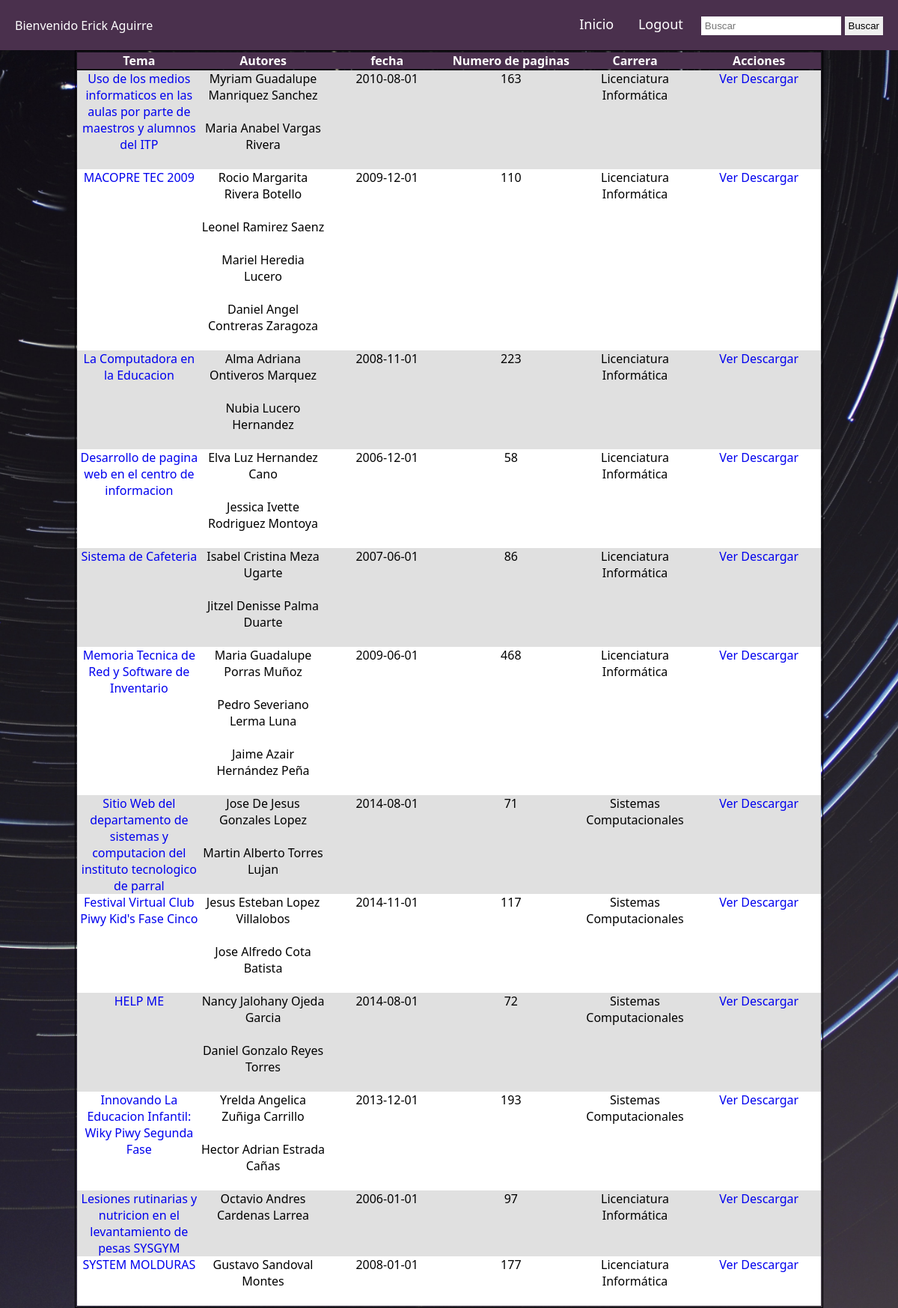
The app's page /index.php (signed in) with its own data.
### tables this page shows
CREATE TABLE `residencias` (
  `idResidencia` int(11) NOT NULL,
  `carrera_id` int(11) NOT NULL,
  `tema` varchar(255) NOT NULL,
  `fecha` date NOT NULL,
  `numPaginas` int(11) NOT NULL,
  `link` varchar(33) NOT NULL
);

CREATE TABLE `autor` (
  `id` int(11) NOT NULL,
  `residencias_id` int(11) NOT NULL,
  `nombre` varchar(45) NOT NULL,
  `apellido` varchar(45) NOT NULL,
  `numControl` varchar(45) NOT NULL
);

CREATE TABLE `carrera` (
  `id` int(11) NOT NULL,
  `nombre` varchar(45) NOT NULL
);

### index.php (the view, shortened to what this page needs)
<?php include("includes/db.php"); ?>
<?php
    if(isset($_SESSION['email'])){
        include("includes/header.php");?>
            <nav class="navbar">
                <div class="logo">Bienvenido <?php echo $_SESSION['name'] ?></div>
                <div class="menus">
                    <ul>
                        <div class="buscar-container">
                            <form action="buscar.php" method="GET">
                                <input type="text" placeholder="Buscar" name="search_query">
                                <button type="submit">Buscar</button>
                            </form>
                        </div>
                        <li><a href="#">Inicio</a></li>
                        <li><a href="logout.php">Logout</a></li>
                    </ul>
                </div>
            </nav>
            <div class="contenido">
                <table class="tabla">
                    <thead>
                        <th>Tema</th>
                        <th>Autores</th>
                        <th>fecha</th>
                        <th>Numero de paginas</th>
                        <th>Carrera</th>
                        <th>Acciones</th>
                    </thead>
                    <tbody>
                    <?php
                        $query = "SELECT * FROM residencias JOIN carrera ON (residencias.carrera_id = carrera.id)";
                        $result_task = mysqli_query($conn, $query);
                        while($row = mysqli_fetch_array($result_task)){ ?>
                            <tr>
                                <td><a href="https://drive.google.com/file/d/<?php echo $row['link'] ?>/view" target="_blank"><?php echo $row['tema'] ?></a></td>
                                <td>
                                    <?php
                                        $autores = $row['idResidencia'];
                                        $autoresSanitized = mysqli_real_escape_string($conn, $autores);
                                        $bdaut = "SELECT * FROM residencias JOIN autor ON(residencias.idResidencia = autor.residencias_id) where residencias.idResidencia = $autoresSanitized";
                                        $resul = mysqli_query($conn, $bdaut);
                                        while($rowAutor = mysqli_fetch_array($resul)){
                                            echo $rowAutor['nombre']." ".$rowAutor['apellido']."<br><br>";
                                        }
                                    ?>
                                </td>
                                <td><?php echo $row['fecha'] ?></td>
                                <td><?php echo $row['numPaginas'] ?></td>
                                <td><?php echo $row['nombre'] ?></td>
                                <td>
                                    <a href="https://drive.google.com/file/d/<?php echo $row['link'] ?>/view" target="_blank">Ver</a>
                                    <a href="https://drive.google.com/uc?export=download&id=<?php echo $row['link'] ?>" target="_blank">Descargar</a>
                                </td>
                            </tr>
                        <?php } ?>
                    </tbody>
                </table>
            </div>
        <?php include("includes/footer.php");
    } ?>

### estilos/main.css (style rules this page uses)
* { margin: 0; padding: 0; box-sizing: border-box; }
body { font-family: 'Segoe UI', Tahoma, Geneva, Verdana, sans-serif; background-image: url("../images/background.jpg"); background-size: cover; background-repeat: no-repeat; background-position: center; background-attachment: fixed; }
a { text-decoration: none; }
li { list-style: none; display: inline; }
.navbar { display: flex; align-items: center; justify-content: space-between; padding: 20px; background-color: #4a304d; color: #fff; }
.menus { display: flex; gap: 1em; font-size: 18px; }
.menus li { padding: 5px 14px; }
.menus li a { color: #fff; }
.menus .buscar-container { display: block; float: right; margin-left: 10px; }
.menus .buscar-container button { padding: 5px; border: none; cursor: pointer; }
.menus input[type=text] { border: none; padding: 5px; }
.contenido { max-width: 1000px; margin-right:auto; margin-left:auto; display:flex; justify-content:center; align-items:center; min-height:100vh; }
.tabla { width:100%; border:1px solid }
th { display:flex; width:100%; background:#4a304d; padding:0; color:white; text-decoration: none; position:relative; display:inline-block; }
tr { display:flex; width:100%; padding:0; background: #fff; }
tr:nth-of-type(odd) { background: rgb(224, 224, 224); }
td { flex: 1 1 20%; text-align:center; }

### records on screen
residencias: tema "Uso de los medios informaticos en las aulas por parte de maestros y alumnos del ITP", fecha "2010-08-01", numPaginas "163", carrera.nombre "Licenciatura Informática"
autor: nombre "Myriam Guadalupe", apellido "Manriquez Sanchez"
autor: nombre "Maria Anabel", apellido "Vargas Rivera"
residencias: tema "MACOPRE TEC 2009", fecha "2009-12-01", numPaginas "110", carrera.nombre "Licenciatura Informática"
autor: nombre "Rocio Margarita", apellido "Rivera Botello"
autor: nombre "Leonel", apellido "Ramirez Saenz"
autor: nombre "Mariel", apellido "Heredia Lucero"
autor: nombre "Daniel Angel", apellido "Contreras Zaragoza"
residencias: tema "La Computadora en la Educacion", fecha "2008-11-01", numPaginas "223", carrera.nombre "Licenciatura Informática"
autor: nombre "Alma Adriana", apellido "Ontiveros Marquez"
autor: nombre "Nubia", apellido "Lucero Hernandez"
residencias: tema "Desarrollo de pagina web en el centro de informacion", fecha "2006-12-01", numPaginas "58", carrera.nombre "Licenciatura Informática"
autor: nombre "Elva Luz", apellido "Hernandez Cano"
autor: nombre "Jessica Ivette", apellido "Rodriguez Montoya"
residencias: tema "Sistema de Cafeteria", fecha "2007-06-01", numPaginas "86", carrera.nombre "Licenciatura Informática"
autor: nombre "Isabel Cristina", apellido "Meza Ugarte"
autor: nombre "Jitzel Denisse", apellido "Palma Duarte"
residencias: tema "Memoria Tecnica de Red y Software de Inventario", fecha "2009-06-01", numPaginas "468", carrera.nombre "Licenciatura Informática"
autor: nombre "Maria Guadalupe", apellido "Porras Muñoz"
autor: nombre "Pedro Severiano", apellido "Lerma Luna"
autor: nombre "Jaime Azair", apellido "Hernández Peña"
residencias: tema "Sitio Web del departamento de sistemas y computacion del instituto tecnologico de parral", fecha "2014-08-01", numPaginas "71", carrera.nombre "Sistemas Computacionales"
autor: nombre "Jose De Jesus", apellido "Gonzales Lopez"
autor: nombre "Martin Alberto", apellido "Torres Lujan"
residencias: tema "Festival Virtual Club Piwy Kid's Fase Cinco", fecha "2014-11-01", numPaginas "117", carrera.nombre "Sistemas Computacionales"
autor: nombre "Jesus Esteban", apellido "Lopez Villalobos"
autor: nombre "Jose Alfredo", apellido "Cota Batista"
residencias: tema "HELP ME", fecha "2014-08-01", numPaginas "72", carrera.nombre "Sistemas Computacionales"
autor: nombre "Nancy Jalohany", apellido "Ojeda Garcia"
autor: nombre "Daniel Gonzalo", apellido "Reyes Torres"
residencias: tema "Innovando La Educacion Infantil: Wiky Piwy Segunda Fase", fecha "2013-12-01", numPaginas "193", carrera.nombre "Sistemas Computacionales"
autor: nombre "Yrelda Angelica", apellido "Zuñiga Carrillo"
autor: nombre "Hector Adrian", apellido "Estrada Cañas"
residencias: tema "Lesiones rutinarias y nutricion en el levantamiento de pesas SYSGYM", fecha "2006-01-01", numPaginas "97", carrera.nombre "Licenciatura Informática"
autor: nombre "Octavio Andres", apellido "Cardenas Larrea"
residencias: tema "SYSTEM MOLDURAS", fecha "2008-01-01", numPaginas "177", carrera.nombre "Licenciatura Informática"
autor: nombre "Gustavo", apellido "Sandoval Montes"

### other values on screen
$_SESSION['name'] "Erick Aguirre"
